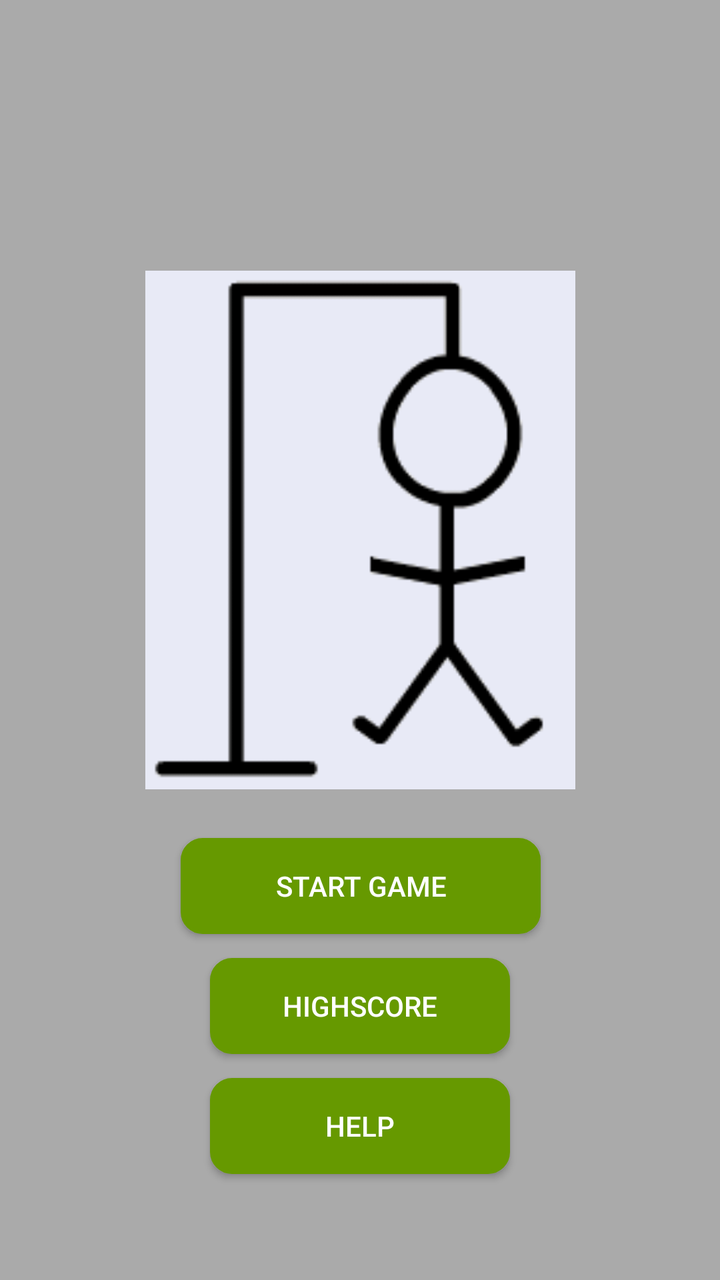
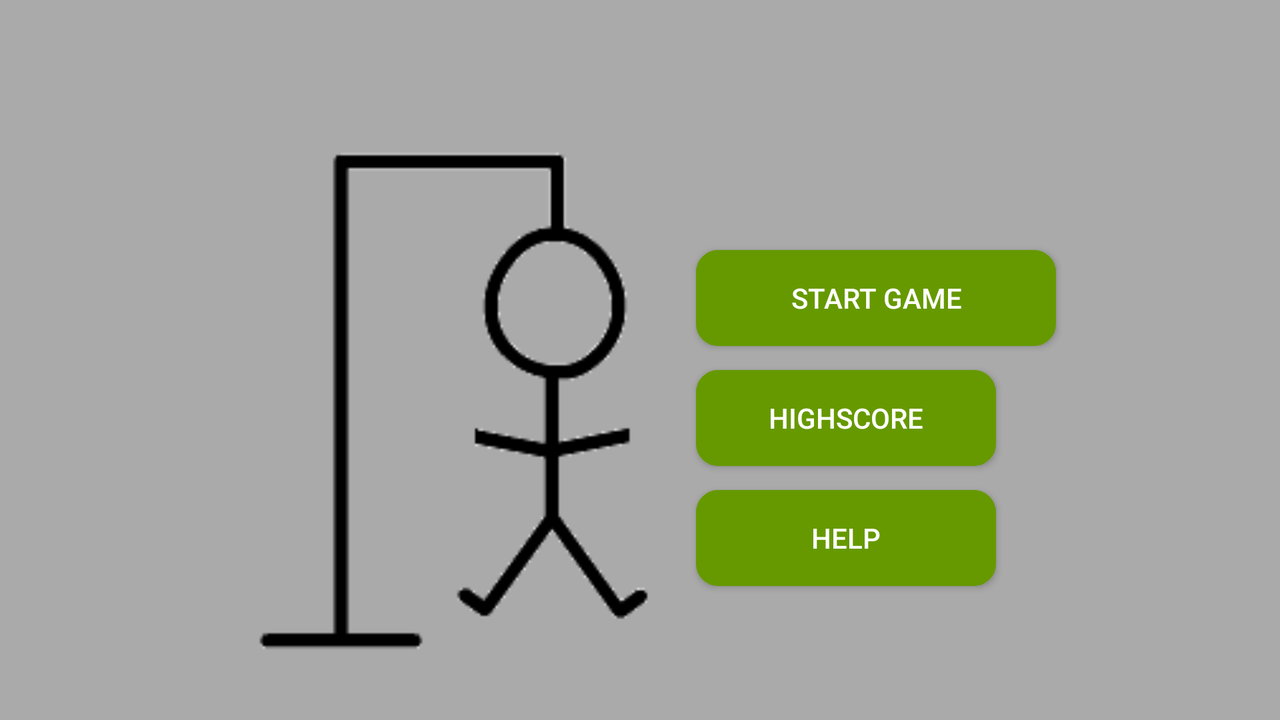

One screen, two layout resources from the same app: the default and the author's alternative for another configuration. Each is rendered where Android would select it; the XML of both is given below.
<!-- AndroidManifest.xml: application theme AppTheme -->
<!-- res/layout/activity_menu.xml -->
<?xml version="1.0" encoding="utf-8"?>
<android.support.constraint.ConstraintLayout xmlns:android="http://schemas.android.com/apk/res/android"
    xmlns:app="http://schemas.android.com/apk/res-auto"
    xmlns:tools="http://schemas.android.com/tools"
    android:layout_width="match_parent"
    android:layout_height="match_parent"
    tools:context="com.example.tmasc.hangmanthegame_1.main.MenuActivity">

    <Button
        android:id="@+id/Start_btn"
        android:layout_width="180dp"
        android:layout_height="wrap_content"
        android:layout_marginLeft="8dp"
        android:layout_marginRight="8dp"
        android:background="@drawable/btn_color_shp"
        android:text="Start Game"
        app:layout_constraintLeft_toLeftOf="parent"
        app:layout_constraintRight_toRightOf="parent"
        android:layout_marginTop="20dp"
        app:layout_constraintTop_toBottomOf="@+id/welcomeView"
        app:layout_constraintHorizontal_bias="0.502" />

    <Button
        android:id="@+id/High_btn"
        android:layout_width="150dp"
        android:layout_height="wrap_content"
        android:layout_marginLeft="8dp"
        android:layout_marginRight="8dp"
        android:layout_marginTop="12dp"
        android:background="@drawable/btn_color_shp"
        android:text="Highscore"
        app:layout_constraintLeft_toLeftOf="parent"
        app:layout_constraintRight_toRightOf="parent"
        app:layout_constraintTop_toBottomOf="@+id/Start_btn" />

    <Button
        android:id="@+id/Help_btn"
        android:layout_width="150dp"
        android:layout_height="wrap_content"
        android:layout_marginLeft="8dp"
        android:layout_marginRight="8dp"
        android:layout_marginTop="12dp"
        android:background="@drawable/btn_color_shp"
        android:text="Help"
        app:layout_constraintLeft_toLeftOf="parent"
        app:layout_constraintRight_toRightOf="parent"
        app:layout_constraintTop_toBottomOf="@+id/High_btn" />

    <ImageView
        android:id="@+id/welcomeView"
        android:layout_width="215dp"
        android:layout_height="268dp"
        android:layout_marginLeft="8dp"
        android:layout_marginRight="8dp"
        android:layout_marginTop="8dp"
        app:layout_constraintLeft_toLeftOf="parent"
        app:layout_constraintRight_toRightOf="parent"
        app:layout_constraintTop_toBottomOf="@+id/hangManTheGame"
        app:srcCompat="@drawable/forkert6_2" />

    <ImageView
        android:id="@+id/hangManTheGame"
        android:layout_width="386dp"
        android:layout_height="123dp"
        android:layout_marginLeft="8dp"
        android:layout_marginRight="8dp"
        app:layout_constraintLeft_toLeftOf="parent"
        app:layout_constraintRight_toRightOf="parent"
        app:layout_constraintTop_toTopOf="parent"
        app:srcCompat="@drawable/hangman_1" />

</android.support.constraint.ConstraintLayout>
<!-- resources referenced by this layout -->
<resources>
  <!-- drawable btn_color_shp (drawable) -->
  <?xml version="1.0" encoding="utf-8"?>
  <selector xmlns:android="http://schemas.android.com/apk/res/android">
  
      <item>
          <shape android:shape="rectangle">
              <solid android:color="@android:color/holo_green_dark"/>
              <stroke android:color="@android:color/holo_green_dark" android:width="2dp"/>
              
              <corners android:radius="10dp"/>
          </shape>
      </item>
  </selector>
  <!-- drawable forkert6_2: png bitmap (drawable, 3135 bytes) -->
  <style name="AppTheme" parent="Theme.AppCompat.Light.NoActionBar">
          
          <item name="colorPrimary">@android:color/holo_green_dark</item>
          <item name="colorPrimaryDark">@android:color/darker_gray</item>
          <item name="colorAccent">@android:color/holo_green_dark</item>
          <item name="android:colorBackground">@android:color/darker_gray</item>
          <item name="android:colorForeground">@android:color/holo_green_dark</item>
          <item name="android:navigationBarColor">@android:color/holo_green_dark</item>
          <item name="android:textColorPrimary">@android:color/background_light</item>
      </style>
</resources>
<!-- res/layout-land/activity_menu.xml (the author's variant of the layout above) -->
<!-- drawn on the phone turned sideways -->
<?xml version="1.0" encoding="utf-8"?>
<android.support.constraint.ConstraintLayout xmlns:android="http://schemas.android.com/apk/res/android"
    xmlns:app="http://schemas.android.com/apk/res-auto"
    xmlns:tools="http://schemas.android.com/tools"
    android:layout_width="match_parent"
    android:layout_height="match_parent"
    tools:context="com.example.tmasc.hangmanthegame_1.main.MenuActivity">

    <Button
        android:id="@+id/Start_btn"
        android:layout_width="180dp"
        android:layout_height="wrap_content"
        android:layout_marginLeft="8dp"
        android:layout_marginRight="8dp"
        android:layout_marginStart="8dp"
        android:layout_marginTop="125dp"
        android:background="@drawable/btn_color_shp"
        android:text="Start Game"
        app:layout_constraintHorizontal_bias="0.502"
        app:layout_constraintLeft_toLeftOf="parent"
        app:layout_constraintRight_toRightOf="parent"
        app:layout_constraintStart_toEndOf="@+id/welcomeView"
        app:layout_constraintTop_toTopOf="parent" />

    <Button
        android:id="@+id/High_btn"
        android:layout_width="150dp"
        android:layout_height="wrap_content"
        android:layout_marginLeft="8dp"
        android:layout_marginRight="8dp"
        android:layout_marginStart="8dp"
        android:layout_marginTop="12dp"
        android:background="@drawable/btn_color_shp"
        android:text="Highscore"
        app:layout_constraintLeft_toLeftOf="parent"
        app:layout_constraintRight_toRightOf="parent"
        app:layout_constraintStart_toEndOf="@+id/welcomeView"
        app:layout_constraintTop_toBottomOf="@+id/Start_btn" />

    <Button
        android:id="@+id/Help_btn"
        android:layout_width="150dp"
        android:layout_height="wrap_content"
        android:layout_marginLeft="8dp"
        android:layout_marginRight="8dp"
        android:layout_marginStart="8dp"
        android:layout_marginTop="12dp"
        android:background="@drawable/btn_color_shp"
        android:text="Help"
        app:layout_constraintLeft_toLeftOf="parent"
        app:layout_constraintRight_toRightOf="parent"
        app:layout_constraintStart_toEndOf="@+id/welcomeView"
        app:layout_constraintTop_toBottomOf="@+id/High_btn" />

    <ImageView
        android:id="@+id/welcomeView"
        android:layout_width="215dp"
        android:layout_height="268dp"
        android:layout_marginBottom="8dp"
        android:layout_marginEnd="300dp"
        android:layout_marginLeft="8dp"
        android:layout_marginTop="50dp"
        app:layout_constraintBottom_toBottomOf="parent"
        app:layout_constraintEnd_toEndOf="parent"
        app:layout_constraintLeft_toLeftOf="parent"
        app:layout_constraintTop_toTopOf="parent"
        app:srcCompat="@drawable/forkert6_1" />

    <ImageView
        android:id="@+id/hangManTheGame"
        android:layout_width="386dp"
        android:layout_height="100dp"
        android:layout_marginLeft="8dp"
        android:layout_marginRight="8dp"
        app:layout_constraintLeft_toLeftOf="parent"
        app:layout_constraintRight_toRightOf="parent"
        app:layout_constraintTop_toTopOf="parent"
        app:srcCompat="@drawable/hangman_1" />

</android.support.constraint.ConstraintLayout>
<!-- resources referenced by the variant -->
<!-- as the phone turned sideways resolves them -->
<resources>
  <!-- drawable btn_color_shp (drawable) -->
  <?xml version="1.0" encoding="utf-8"?>
  <selector xmlns:android="http://schemas.android.com/apk/res/android">
  
      <item>
          <shape android:shape="rectangle">
              <solid android:color="@android:color/holo_green_dark"/>
              <stroke android:color="@android:color/holo_green_dark" android:width="2dp"/>
              
              <corners android:radius="10dp"/>
          </shape>
      </item>
  </selector>
  <!-- drawable forkert6_1: png bitmap (drawable, 3097 bytes) -->
  <style name="AppTheme" parent="Theme.AppCompat.Light.NoActionBar">
          
          <item name="colorPrimary">@android:color/holo_green_dark</item>
          <item name="colorPrimaryDark">@android:color/darker_gray</item>
          <item name="colorAccent">@android:color/holo_green_dark</item>
          <item name="android:colorBackground">@android:color/darker_gray</item>
          <item name="android:colorForeground">@android:color/holo_green_dark</item>
          <item name="android:navigationBarColor">@android:color/holo_green_dark</item>
          <item name="android:textColorPrimary">@android:color/background_light</item>
      </style>
</resources>
